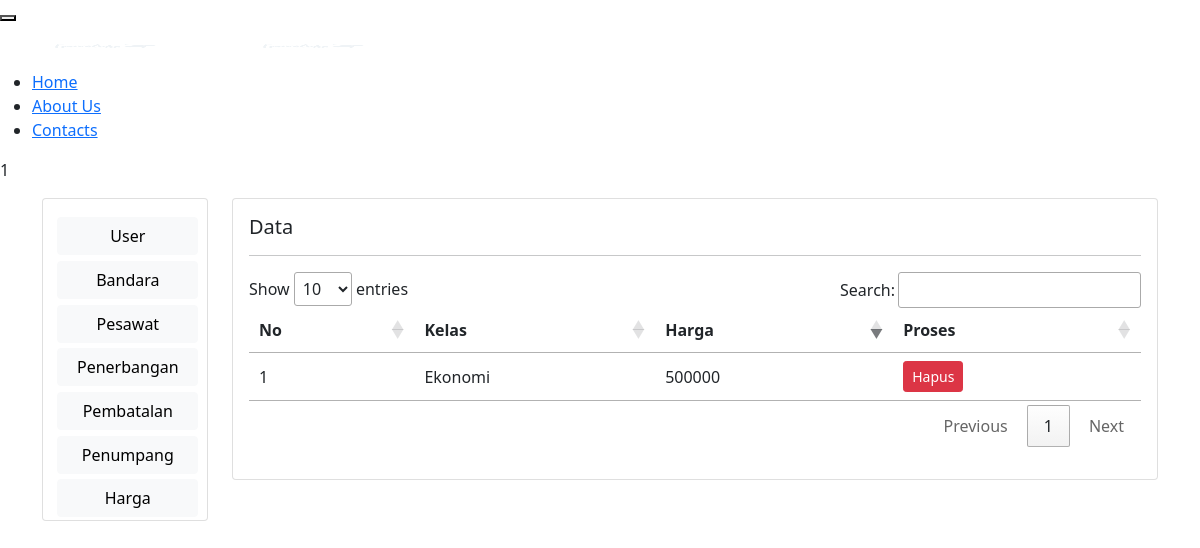
/site/harga.php, run on the app's committed database.
### tables this page shows
CREATE TABLE `harga` (
  `id_penerbangan` int(50) NOT NULL,
  `kelas` enum('Ekonomi','Bisnis') NOT NULL,
  `harga` int(10) NOT NULL
);

### site/harga.php (the view, shortened to what this page needs)
<!DOCTYPE html>
<html>
<head>
	<link href="https://cdn.jsdelivr.net/npm/bootstrap@5.0.2/dist/css/bootstrap.min.css" rel="stylesheet">
</head>
<body>
	<?= include "header.php"; ?>
	<main>
		<div class="container mt-3">
			<div class="row">
				<div class="col-sm-2">
					<div class="card">
						<?php include "dasboardadmin.php"; ?>
					</div>
				</div>
				<div class="col-sm-10">
					<div class="card">
						<div class="card-body">
							<h5 class="card-tittle">Data</h5>
							<hr>
							<table id="tabel-data">
                                <thead class="thead-dark">
                                    <tr>
                                        <th>No</th>
                                        <th>Kelas</th>
                                        <th>Harga</th>
                                        <th>Proses</th>
                                    </tr>
                                </thead>
                                <tbody>
                                    <?php
                                    include_once('koneksi.php');
                                    $sql = mysqli_query($koneksi, "SELECT * FROM harga");
                                    foreach ($sql as $row) {
                                    ?>
                                        <tr>
                                            <td><?= $row["id_penerbangan"]; ?></td>
                                            <td><?= $row["kelas"]; ?></td>
                                            <td><?= $row["harga"]; ?></td>
                                            <td>
                        						<a href="hpspesawat.php?id=<?= $item['id_penerbangan']; ?>" onclick="return confirm ('Apakah Anda yakin akan menghapus data?')" class="btn btn-danger btn-sm">Hapus</a>
                                            </td>
                                        </tr>
                                    <?php } ?>
                            </table>
						</div>
					</div>
				</div>
			</div>
		</div>
	</main>
    <link rel="stylesheet" type="text/css" media="screen" href="https://cdn.datatables.net/1.10.24/css/jquery.dataTables.min.css">
</body>
</html>

### data on the page
harga: id_penerbangan "1", kelas "Ekonomi", harga "500000"

### other printed values
include "header.php" "1"
